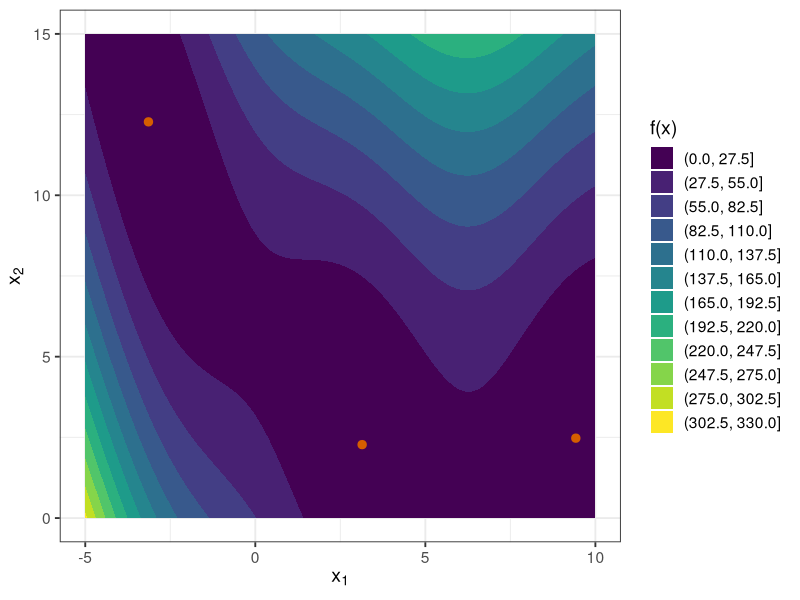
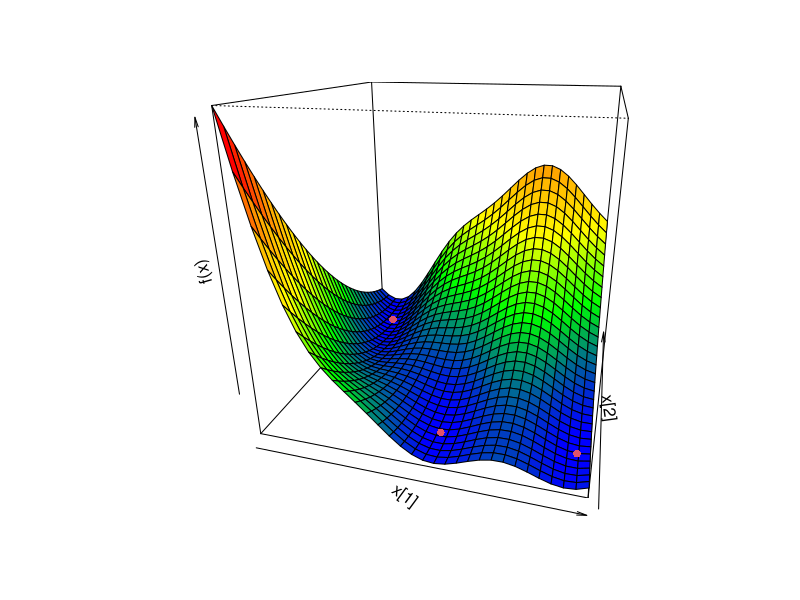

Write the R code that produced these figures, in order.
# Used in: ../04-optcond.tex
#
# Create a contour plot and a 3D surface plot of the Branin function together
# with its three local minima.

set.seed(1L)

library(data.table)
library(ggplot2)

dir.create("../figure", recursive = TRUE, showWarnings = FALSE)

branin_surface = function(x1, x2) {
  a = 1
  b = 5.1 / (4 * pi^2)
  c = 5 / pi
  r = 6
  s = 10
  t = 1 / (8 * pi)

  a * (x2 - b * x1^2 + c * x1 - r)^2 + s * (1 - t) * cos(x1) + s
}

build_surface_colors = function(z_matrix, n_colors) {
  n_rows = nrow(z_matrix)
  n_cols = ncol(z_matrix)
  z_facet = z_matrix[-1, -1] + z_matrix[-1, -n_cols] +
    z_matrix[-n_rows, -1] + z_matrix[-n_rows, -n_cols]
  palette = colorRampPalette(c("blue", "green", "yellow", "orange", "red"))(n_colors)

  palette[cut(z_facet, n_colors)]
}

minima_data = data.table(
  x1 = c(-pi, pi, 3 * pi),
  x2 = c(12.275, 2.275, 2.475)
)
minima_data[, z := branin_surface(x1, x2)]

x1_grid_2d = seq(-5, 10, by = 0.1)
x2_grid_2d = seq(0, 15, by = 0.1)
contour_data = CJ(x1 = x1_grid_2d, x2 = x2_grid_2d)
contour_data[, z := branin_surface(x1, x2)]

branin_contour_plot = ggplot(contour_data, aes(x = x1, y = x2, z = z)) +
  geom_contour_filled(bins = 12) +
  geom_point(
    data = minima_data,
    aes(x = x1, y = x2),
    inherit.aes = FALSE,
    colour = "#D55E00",
    size = 2.5
  ) +
  labs(
    x = expression(x[1]),
    y = expression(x[2]),
    fill = "f(x)"
  ) +
  theme_bw(base_size = 14)

x1_grid_3d = seq(-5, 10, by = 0.5)
x2_grid_3d = seq(0, 15, by = 0.5)
z_surface = outer(x1_grid_3d, x2_grid_3d, branin_surface)
surface_colors = build_surface_colors(z_surface, n_colors = 100L)

ggsave("../figure/branin3d_2d.pdf", branin_contour_plot, width = 6, height = 4)

pdf("../figure/branin3d_3d.pdf", width = 5, height = 7.5, colormodel = "cmyk")
par(xaxs = "i", yaxs = "i")

perspective = persp(
  x1_grid_3d,
  x2_grid_3d,
  z_surface,
  col = surface_colors,
  theta = 15,
  phi = 20,
  xlab = expression(x[1]),
  ylab = expression(x[2]),
  zlab = expression(f(x))
)

projected_minima = trans3d(
  minima_data[["x1"]],
  minima_data[["x2"]],
  minima_data[["z"]],
  pmat = perspective
)
points(projected_minima, pch = 16, col = 2)

dev.off()
